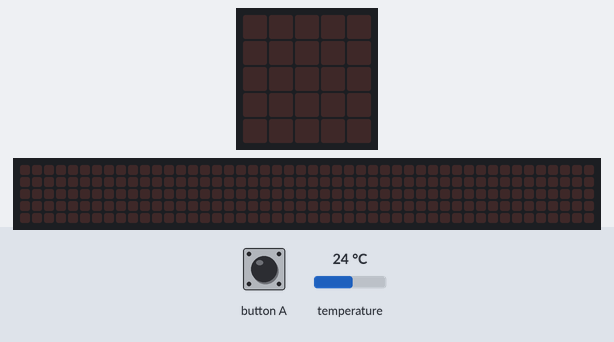
Bench run of a program on a simulated BBC micro:bit (MakeCode). Shown: the board's 5×5 LED display, a strip that is not on the board, showing the scrolling text unrolled. Inputs (shaded band) come from the test bench; at power-on: temperature 24 °C. The 48×5 strip is a reading aid, not a part: it shows the text the display is scrolling, unrolled, one strip-width of it at a time.

Above: at 1.2 s.
1.3 s: button A pressed for 0.15 s
At 3.86 s:
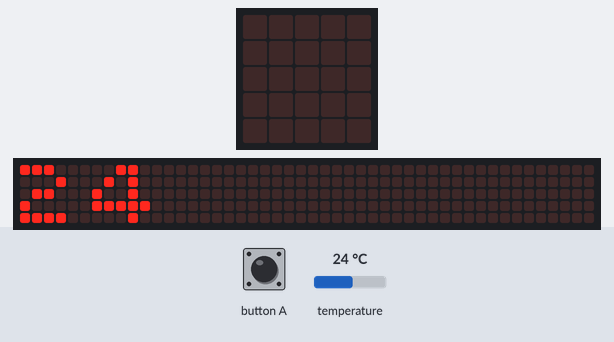
4.3 s: button A pressed for 1 s
At 4.54 s:
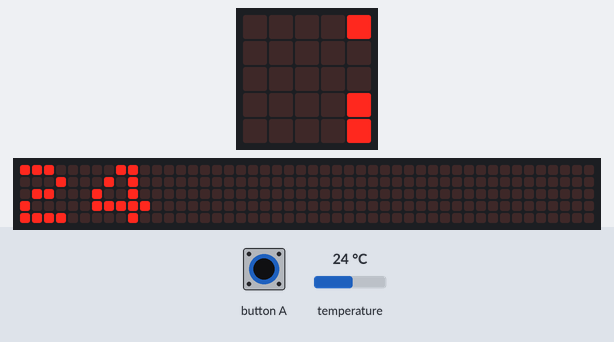
7.3 s: button A pressed for 3.2 s
At 7.67 s:
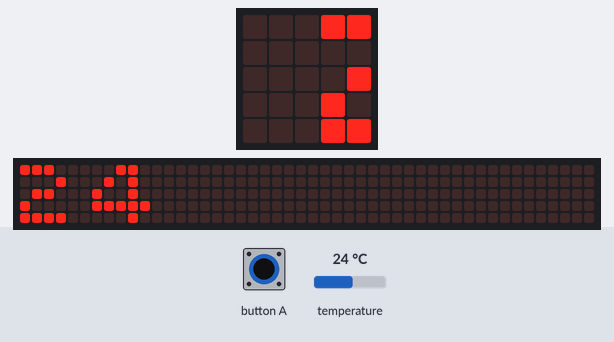

Measured:
- after the input at 1.3 s, the display: changes at once (image 1)
- after the input at 4.3 s, the display: first changes at once (image 2 shows a later state)
- after the input at 7.3 s, the display: first changes at once (image 3 shows a later state)

The program:

main.ts
```typescript
radio.onReceivedNumber(function (receivedNumber) {
    if (input.buttonIsPressed(Button.B)) {
        basic.showNumber(receivedNumber)
    }
})
let tenplnt = 0
radio.setGroup(20)
basic.forever(function () {
    tenplnt = input.temperature()
    tenplnt = tenplnt + 0
    if (input.buttonIsPressed(Button.A)) {
        basic.showNumber(tenplnt)
    }
})
```

test.ts
```typescript
// aquí va el archivo "tests"; esto no se compilará cuando este paquete se utilice como una extensión.
```
